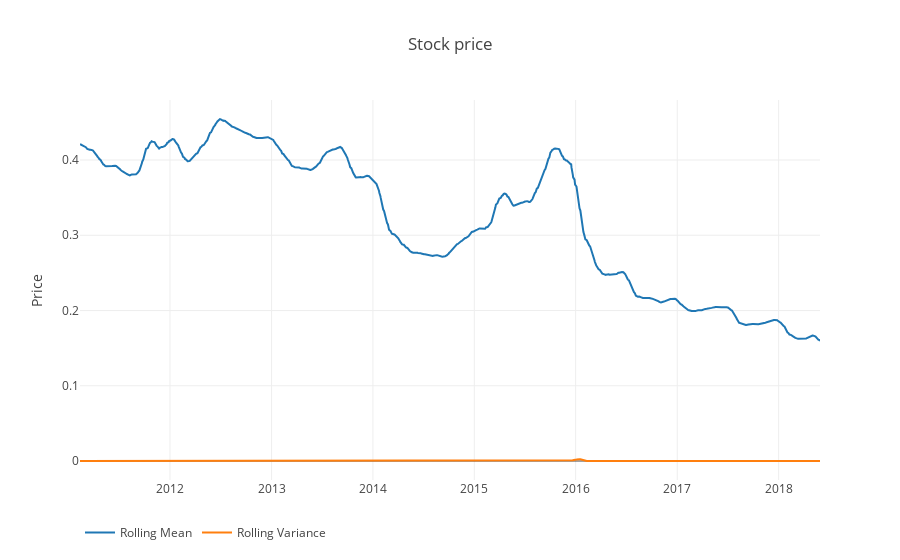

The notebook cell saved with this chart:
### Markdown cell above
### Stationarity tests

### Code cell
ts = df_adj['Close']

rolling_stats = da.roll_stats(ts=ts, window=30)
da.plotscatter(rolling_stats)
da.tsplot(ts, lags=30)

### Figure 1 — Plotly figure (JSON) as saved in the notebook; plotly's stock layout.template omitted (floating-point values rounded to 4 significant figures; data arrays with more than 128 entries replaced by an {"elided": "..."} marker saying what was removed)
{"data": [{"name": "Rolling Mean", "type": "scatter", "x": {"elided": "1737 str values"}, "y": {"elided": "1737 float values"}}, {"name": "Rolling Variance", "type": "scatter", "x": {"elided": "1737 str values"}, "y": {"elided": "1737 float values"}}], "layout": {"legend": {"orientation": "h"}, "title": "Stock price", "yaxis": {"title": "Price"}}}
